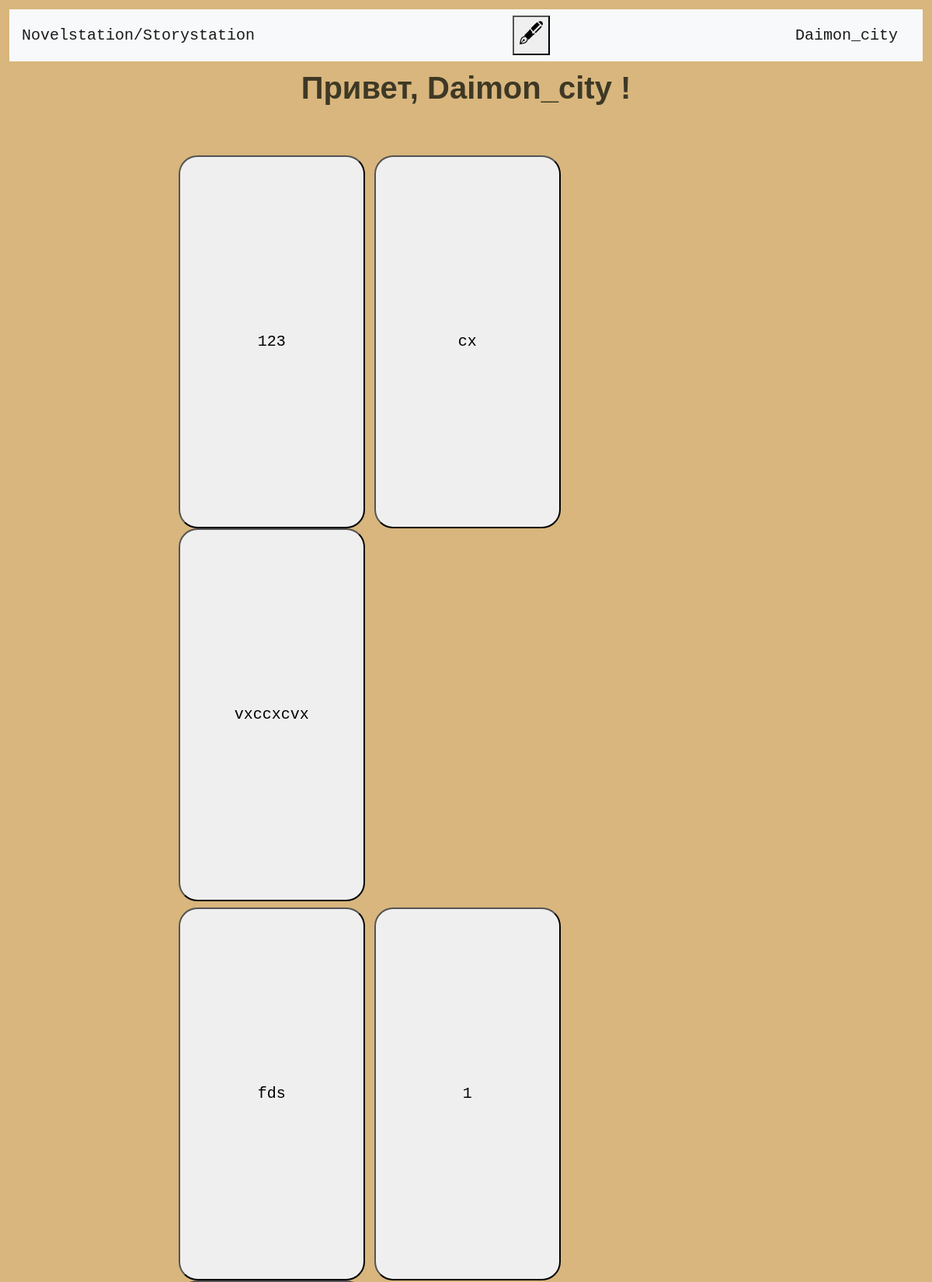
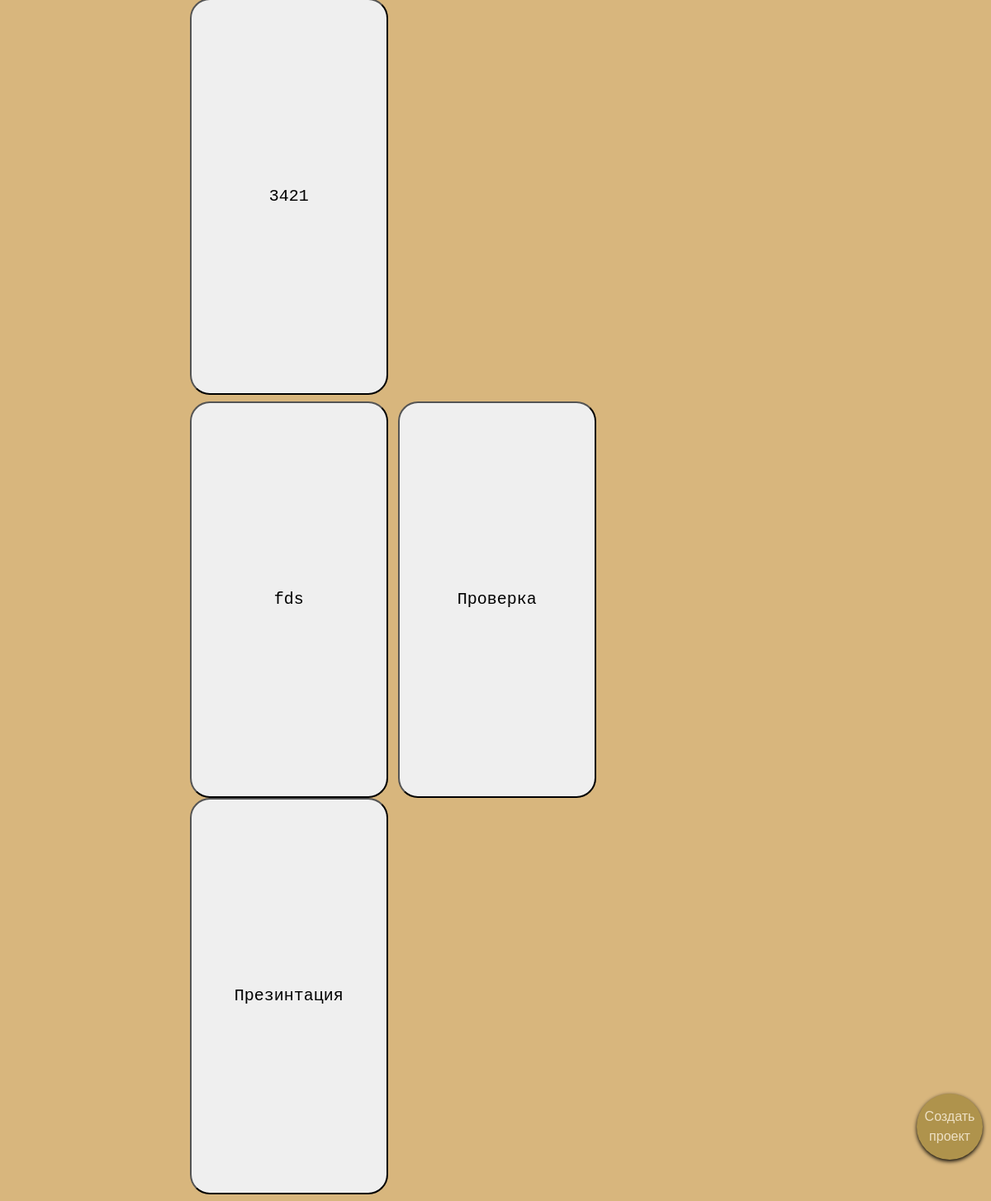
The page /personal/1 (signed in) on the database its author committed (2 pictures, top to bottom).
### data/users.py (models this page shows, shortened)
class User(SqlAlchemyBase, UserMixin):
    __tablename__ = 'users'
    id = sqlalchemy.Column(sqlalchemy.Integer, primary_key=True, autoincrement=True)
    name = sqlalchemy.Column(sqlalchemy.String(50), nullable=True)
    about = sqlalchemy.Column(sqlalchemy.String, nullable=True)
    email = sqlalchemy.Column(sqlalchemy.String, index=True, unique=True, nullable=True)
    hashed_password = sqlalchemy.Column(sqlalchemy.String, nullable=True)
    created_date = sqlalchemy.Column(sqlalchemy.DateTime, default=datetime.now)
    chapters = sqlalchemy.Column(sqlalchemy.String, nullable=True)

### data/projects.py (models this page shows)
class Project(SqlAlchemyBase, UserMixin):
    __tablename__ = 'projects'
    author_id = Column(Integer, ForeignKey("users.id"))
    state = Column(Integer, default=0)  # 0-Private 1-Shown 2-Shown + Edit
    votes = Column(Integer, default=0)
    date = Column(DateTime, default=datetime.utcnow)
    title = Column(Text, nullable=False)
    chapter_id = Column(Integer, ForeignKey("chapters.id"), primary_key=True)

### server.py (the view)
@app.route('/personal/<int:user_id>')
@login_required
def personal(user_id):
    db_sess = db_session.create_session()
    projects = [proj for proj in db_sess.query(Project).filter(Project.author_id == user_id)]
    projects = [projects[i:i + 3] for i in range(0, len(projects), 3)]
    if len(projects) == 0:
        return render_template('personal.html', user_id=user_id, projects=0)
    return render_template('personal.html', user_id=user_id, projects=projects)

### data/db_session.py (called while the page is built)
def create_session() -> Session:
    global __factory
    return __factory()

### server.py (called while the page is built)
@login_manager.user_loader
def load_user(user_id):
    db_sess = db_session.create_session()
    return db_sess.query(User).get(user_id)

### templates/personal.html (shortened to what this page needs)
{% extends "base.html" %}
{% block head %}
    <link rel="stylesheet"
          href="../static/personal.css">
    <link rel="stylesheet" href="../static/base.css">
{% endblock %}
{% block content %}
    {% if user_id == current_user.id %}
        <h1>Привет, {{current_user.name }}!</h1>
        <div>
            <button class="floating-button" onclick="openForm()">Создать проект</button>
        </div>
    {% endif %}
<div class="parent">
    {% if projects == 0 %}
        <div class="text-no-project">У вас пока нет проектов..</div>
    {% else %}
        <div class="projects">
        {% for project_group in projects %}
            <label class="projects-label">
                {% for project in project_group %}
                    <button onclick="window.location.href='/show_table/{{ project.chapter_id }}'" style='overflow-wrap: anywhere ;overflow: hidden;border-radius: 2vw; height: 40vw; width: 20vw'>{{ project.title }}</button>
                {% endfor %}
            </label>
        {% endfor %}
        </div>
    {% endif %}
</div>
{% endblock %}

### templates/base.html (shortened to what this page needs)
<!doctype html>
<html lang="ru">
<head>
    <link rel="stylesheet"
          href="https://stackpath.bootstrapcdn.com/bootstrap/4.4.1/css/bootstrap.min.css"
>
    {% block head %}{% endblock %}
</head>
<body>
<header>
    <nav class="navbar navbar-light bg-light">
        <a class="navbar-brand" href="/">Novelstation/Storystation</a>
        {% if current_user.is_authenticated %}
        <form action="/personal/{{ current_user.id }}">
            <button style="font-size: 30px" type="text" required>🖋</button>
        </form>
        <a class="navbar-brand" href="/profile/{{ current_user.id }}">{{ current_user.name }}</a>
        {% else %}
        <p>
            <a class="btn btn-primary " href="/register">Зарегистрироваться</a>
            <a class="btn btn-success" href="/login">Войти</a>
        </p>
        {% endif %}
    </nav>
</header>
<main role="main" class="container">
    <div style="margin-top: 10px">
    {% block content %}{% endblock %}
    </div>
</main>
</body>
</html>

### static/personal.css (style rules this page uses)
.floating-button { position: fixed; bottom: 50px; right: 10px; width: 80px; height: 80px; border-radius: 50%; background-color: #af934c; color: #ede0c4; border: none; cursor: pointer; box-shadow: 0 2px 5px rgba(0, 0, 0, 1.5); z-index: 100; font-family: Arial, serif; font-size: 16px; }
body { background-color: #f3d8a0; }
h1 { text-align: center; color: #3e3825; }
.projects { width: 61.7vw; height: 100vw; position: absolute; top: 200px; text-align: left; left: 19.15%; }

### static/base.css (style rules this page uses)
body { text-align: left; margin: 1vw; font-family: Courier New, Courier, sans-serif; font-size: 20px; background-color: #d8b67d; }
h1 { font-size: 40px; font-family: Tahoma, sans-serif; font-weight: 900; }

### rows shown on the page
User: name "Daimon_city"
Project: title "123"
Project: {{ project.chapter_id }} 2 (drawn), title "cx"
Project: title "vxccxcvx"
Project: {{ project.chapter_id }} 4 (drawn), title "fds"
Project: title "1"
Project: title "3421"
Project: title "fds"
Project: title "Проверка"
Project: title "Презинтация"
